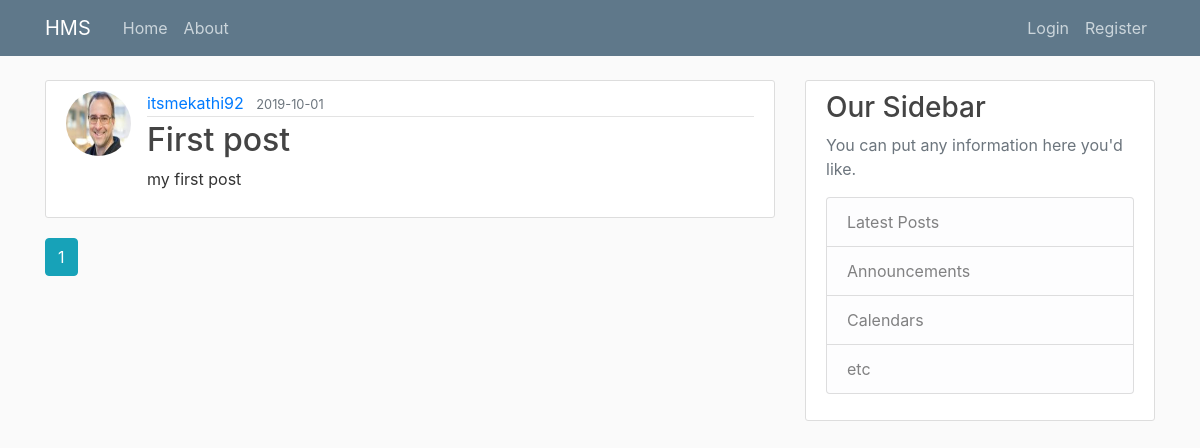
Page /home on the earlier database version.
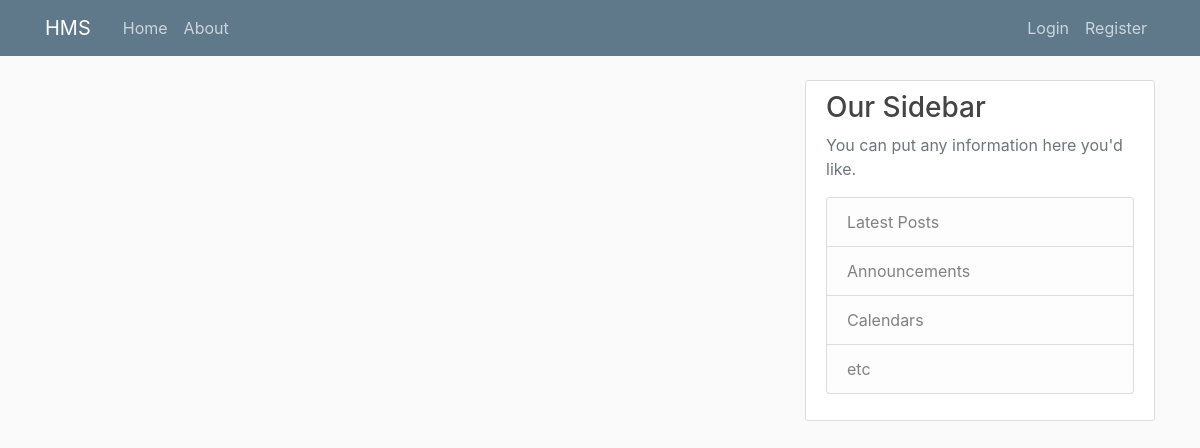
Same page on the later database version.
### app/models.py (models this page shows, shortened)
class Post(db.Model):
    id = db.Column(db.Integer, primary_key=True)
    title = db.Column(db.String(100), nullable=False)
    date_posted = db.Column(
        db.DateTime(), nullable=False, default=datetime.utcnow)
    content = db.Column(db.Text(), nullable=False)
    user_id = db.Column(db.Integer, db.ForeignKey('users.id'), nullable=False)

class User(db.Model, UserMixin):
    __tablename__ = 'users'
    id = db.Column(db.Integer, primary_key=True)
    active = db.Column('is_active', db.Boolean(),
                       nullable=False, server_default='1')
    username = db.Column(db.String(20), unique=True, nullable=False)
    email = db.Column(db.String(255, collation='NOCASE'),
                      nullable=False, unique=True)
    email_confirmed_at = db.Column(db.DateTime())
    password = db.Column(db.String(255), nullable=False, server_default='')
    image_file = db.Column(db.String(20), nullable=False,
                           default='default.jpg')
    first_name = db.Column(db.String(100, collation='NOCASE'),
                           nullable=False, server_default='')
    last_name = db.Column(db.String(100, collation='NOCASE'),
                          nullable=False, server_default='')
    roles = db.relationship('Role', secondary='user_roles')
    posts = db.relationship('Post', backref='author', lazy=True)
    todoLists = db.relationship('ToDoList', backref="user", lazy=True)

### app/main/routes.py (the view)
@main.route('/')
@main.route('/home')
def home():
    page = request.args.get('page', 1, type=int)
    posts = Post.query.order_by(
        Post.date_posted.desc()).paginate(page=page, per_page=5)
    return render_template('/main/home.html', posts=posts)

### app/templates/main/home.html
{% extends "layout.html" %}
{% block content %}
{% for post in posts.items %}
<article class="media content-section">
    <img src="{{ url_for('static', filename='profile_pics/' + post.author.image_file) }}" class="rounded-circle article-img">
    <div class="media-body">
        <div class="article-metadata">
            <a class="mr-2" href="{{ url_for('users.user_posts', username=post.author.username)}}">{{ post.author.username }}</a>
            <small class="text-muted">{{ post.date_posted.strftime('%Y-%m-%d') }}</small>
        </div>
        <h2><a class="article-title" href="{{ url_for('posts.post', post_id=post.id)}}">{{ post.title }}</a></h2>
        <p class="article-content">{{ post.content }}</p>
    </div>
</article>
{% endfor %}
{% for page_num in posts.iter_pages(left_edge=1, right_edge=1, left_current=1, right_current=2) %}
    {% if page_num %}
        {% if posts.page == page_num %}
        <a class="btn btn-info mb-4" href="{{ url_for('main.home', page=page_num)}}">{{ page_num }}</a>
        {% else %}
            <a class="btn btn-outline-info mb-4" href="{{ url_for('main.home', page=page_num)}}">{{ page_num }}</a>
        {% endif %}
    {% else %}
        ...
    {% endif %}
{% endfor%}
{% endblock content%}

### app/templates/layout.html (shortened to what this page needs)
<!DOCTYPE html>
<html lang="en">
<head>
    <link rel="stylesheet" href="https://stackpath.bootstrapcdn.com/bootstrap/4.3.1/css/bootstrap.min.css"
>
    <link rel="stylesheet" href="{{ url_for('static', filename='styles/main.css') }}">
</head>
<body>
    <header class="site-header">
        <nav class="navbar navbar-expand-md navbar-dark bg-steel fixed-top">
            <div class="container">
                <a class="navbar-brand mr-4" href="/">HMS</a>
                <div class="collapse navbar-collapse" id="navbarToggle">
                    <div class="navbar-nav mr-auto">
                        <a class="nav-item nav-link" href="{{ url_for('main.home') }}">Home</a>
                        <a class="nav-item nav-link" href="{{ url_for('main.about') }}">About</a>
                    </div>
                    <div class="navbar-nav">
                        {% if current_user.is_authenticated %}
                        <a class="nav-item nav-link" href="{{ url_for('posts.new_post') }}">New Post</a>
                        <a class="nav-item nav-link" href="{{ url_for('todolists.new_todolist') }}">New TodoList</a>
                        <a class="nav-item nav-link" href="{{ url_for('users.logout') }}">Logout</a>
                        <a class="nav-item nav-link" href="{{ url_for('users.account' )}}">Account</a>
                        {% else %}
                        <a class="nav-item nav-link" href="{{ url_for('users.login') }}">Login</a>
                        <a class="nav-item nav-link" href="{{ url_for('users.register') }}">Register</a>
                        {% endif %}
                    </div>
                </div>
            </div>
        </nav>
    </header>
    <main role="main" class="container">
        <div class="row">
            <div class="col-md-8">
                {% block content %}{% endblock %}
            </div>
            <div class="col-md-4">
                <div class="content-section">
                    <h3>Our Sidebar</h3>
                    <p class='text-muted'>You can put any information here you'd like.
                        <ul class="list-group">
                            <li class="list-group-item list-group-item-light">Latest Posts</li>
                            <li class="list-group-item list-group-item-light">Announcements</li>
                            <li class="list-group-item list-group-item-light">Calendars</li>
                            <li class="list-group-item list-group-item-light">etc</li>
                        </ul>
                    </p>
                </div>
            </div>
        </div>
    </main>
</body>
</html>

### app/static/styles/main.css (style rules this page uses)
body { background: #fafafa; color: #333333; margin-top: 5rem; }
h1, h2, h3, h4, h5, h6 { color: #444444; }
.bg-steel { background-color: #5f788a; }
.site-header .navbar-nav .nav-link { color: #cbd5db; }
.content-section { background: #ffffff; padding: 10px 20px; border: 1px solid #dddddd; border-radius: 3px; margin-bottom: 20px; }

Differences in the rows shown:
removed Post: image_file (picture), author.username "itsmekathi92", date_posted "2019-10-01", title "First post", content "my first post"
Other differences:
list line gone: "1"
